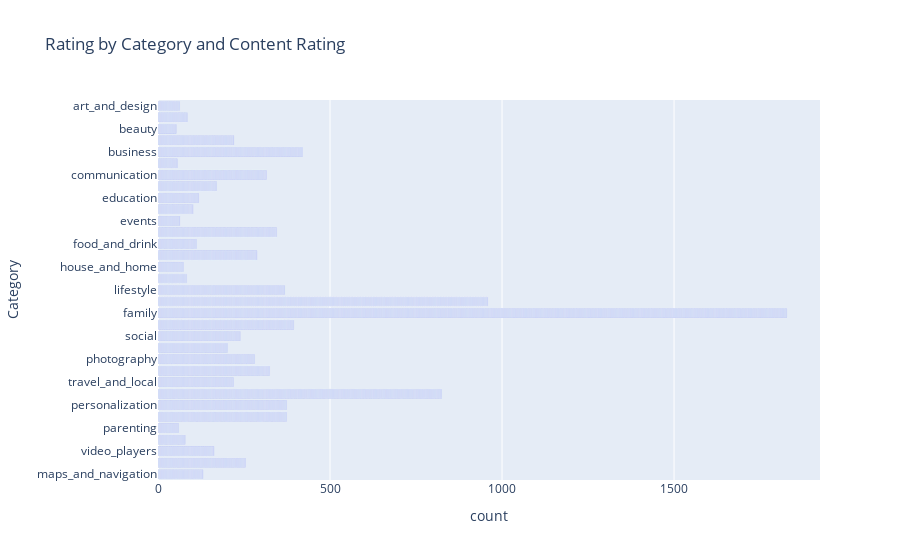

Notebook code cell kept with this figure:
### Code cell
fig = px.bar(df, y='Category', title='Rating by Category and Content Rating')
fig.update_layout(yaxis=dict(autorange="reversed"))
fig.show()

### Figure 1 — Plotly figure (JSON) as saved in the notebook; plotly's stock layout.template omitted (floating-point values rounded to 4 significant figures; data arrays with more than 128 entries replaced by an {"elided": "..."} marker saying what was removed)
{"data": [{"alignmentgroup": "True", "hovertemplate": "count=%{x}<br>Category=%{y}<extra></extra>", "legendgroup": "", "marker": {"color": "#636efa", "pattern": {"shape": ""}}, "name": "", "offsetgroup": "", "orientation": "h", "showlegend": false, "textposition": "auto", "type": "bar", "x": {"elided": "9648 int values"}, "xaxis": "x", "y": {"elided": "9648 str values"}, "yaxis": "y"}], "layout": {"barmode": "relative", "legend": {"tracegroupgap": 0}, "title": {"text": "Rating by Category and Content Rating"}, "xaxis": {"anchor": "y", "domain": [0, 1], "title": {"text": "count"}}, "yaxis": {"anchor": "x", "autorange": "reversed", "domain": [0, 1], "title": {"text": "Category"}}}}
